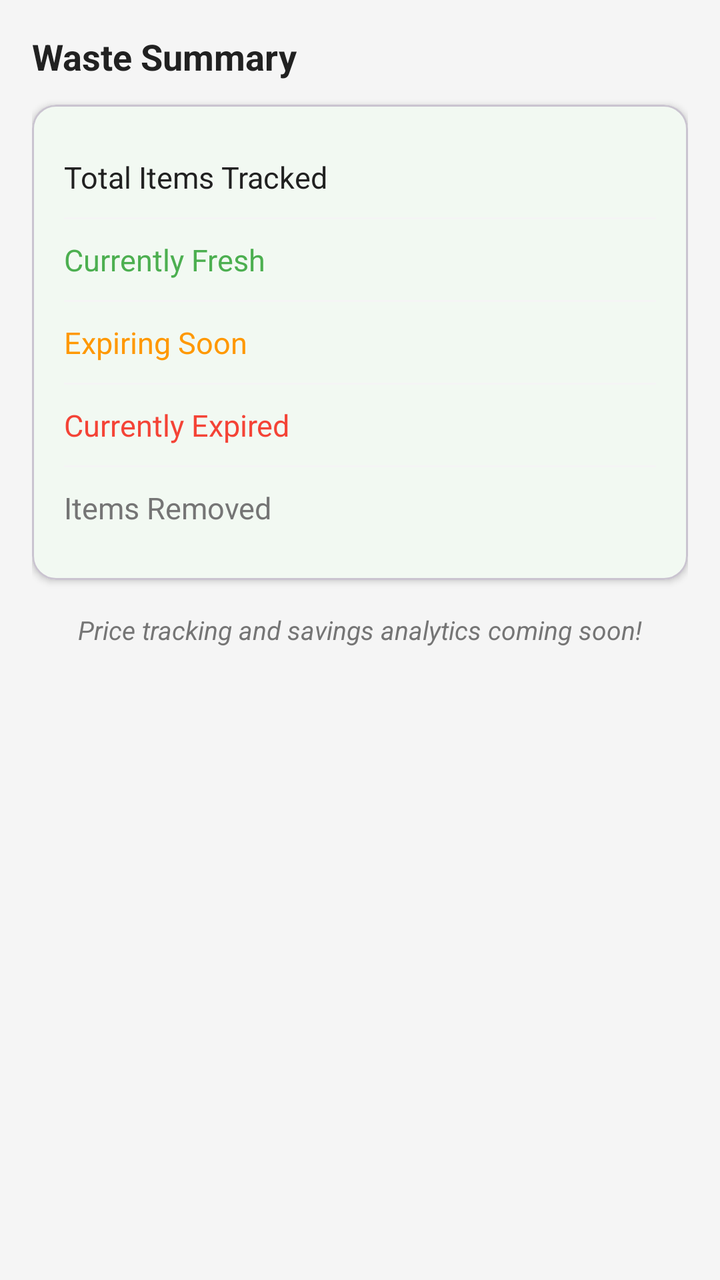
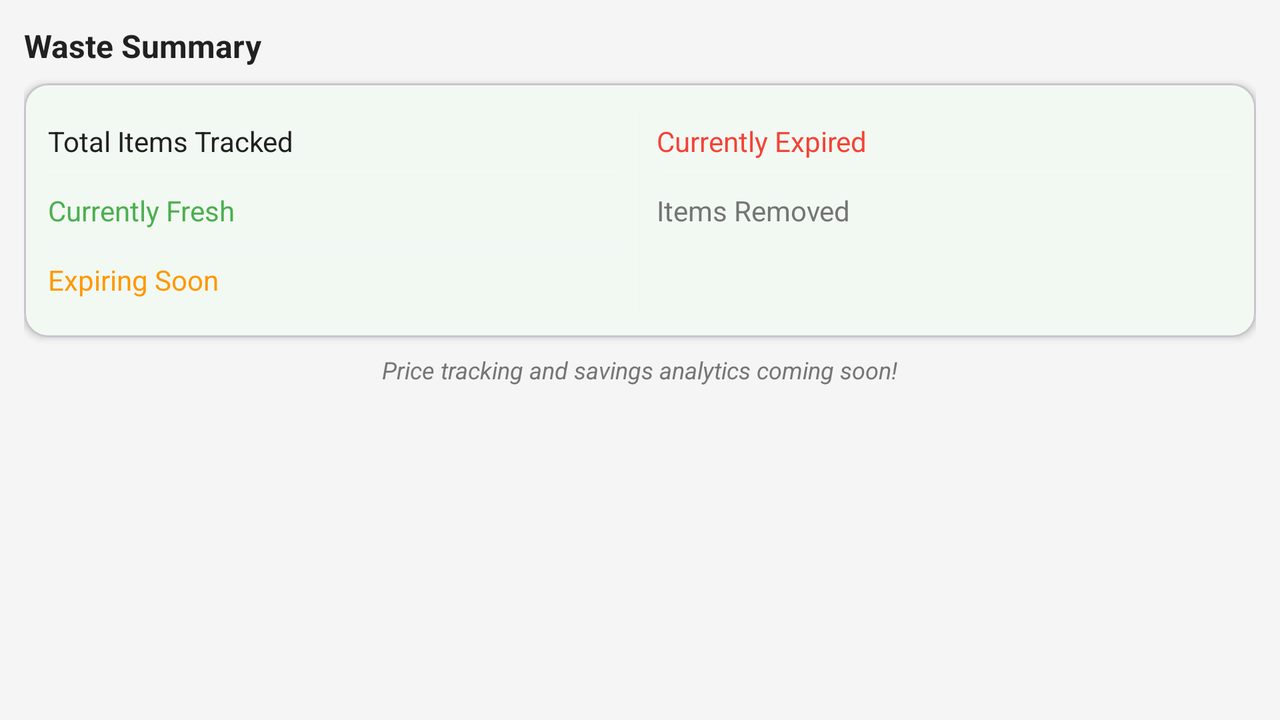

Compare how this app lays out the same screen by default and in its alternative resource folder. The renders come first, then the two layout files and the values they reference.
<!-- AndroidManifest.xml: application theme Theme.AlwaysFresh -->
<!-- res/layout/fragment_waste_analytics.xml -->
<?xml version="1.0" encoding="utf-8"?>
<androidx.constraintlayout.widget.ConstraintLayout
    xmlns:android="http://schemas.android.com/apk/res/android"
    xmlns:app="http://schemas.android.com/apk/res-auto"
    android:layout_width="match_parent"
    android:layout_height="match_parent"
    android:padding="16dp">

    <TextView
        android:id="@+id/tvWasteTitle"
        android:layout_width="wrap_content"
        android:layout_height="wrap_content"
        android:text="@string/waste_summary_title"
        android:textSize="18sp"
        android:textStyle="bold"
        android:textColor="@color/text_primary"
        app:layout_constraintTop_toTopOf="parent"
        app:layout_constraintStart_toStartOf="parent" />

    <com.google.android.material.card.MaterialCardView
        android:id="@+id/statsCard"
        android:layout_width="0dp"
        android:layout_height="wrap_content"
        android:layout_marginTop="12dp"
        app:cardElevation="2dp"
        app:cardCornerRadius="12dp"
        app:layout_constraintTop_toBottomOf="@id/tvWasteTitle"
        app:layout_constraintStart_toStartOf="parent"
        app:layout_constraintEnd_toEndOf="parent">

        <LinearLayout
            android:layout_width="match_parent"
            android:layout_height="wrap_content"
            android:orientation="vertical"
            android:padding="16dp">

            
            <LinearLayout
                android:layout_width="match_parent"
                android:layout_height="wrap_content"
                android:orientation="horizontal"
                android:gravity="center_vertical"
                android:paddingVertical="8dp">
                <TextView
                    android:layout_width="0dp"
                    android:layout_height="wrap_content"
                    android:layout_weight="1"
                    android:text="@string/total_tracked"
                    android:textSize="15sp"
                    android:textColor="@color/text_primary" />
                <TextView
                    android:id="@+id/tvTotalTracked"
                    android:layout_width="wrap_content"
                    android:layout_height="wrap_content"
                    android:textSize="18sp"
                    android:textStyle="bold"
                    android:textColor="@color/text_primary" />
            </LinearLayout>

            <View android:layout_width="match_parent" android:layout_height="1dp" android:background="@color/background_light" />

            
            <LinearLayout
                android:layout_width="match_parent"
                android:layout_height="wrap_content"
                android:orientation="horizontal"
                android:gravity="center_vertical"
                android:paddingVertical="8dp">
                <TextView
                    android:layout_width="0dp"
                    android:layout_height="wrap_content"
                    android:layout_weight="1"
                    android:text="@string/currently_fresh"
                    android:textSize="15sp"
                    android:textColor="@color/fresh_green" />
                <TextView
                    android:id="@+id/tvFreshCount"
                    android:layout_width="wrap_content"
                    android:layout_height="wrap_content"
                    android:textSize="18sp"
                    android:textStyle="bold"
                    android:textColor="@color/fresh_green" />
            </LinearLayout>

            <View android:layout_width="match_parent" android:layout_height="1dp" android:background="@color/background_light" />

            
            <LinearLayout
                android:layout_width="match_parent"
                android:layout_height="wrap_content"
                android:orientation="horizontal"
                android:gravity="center_vertical"
                android:paddingVertical="8dp">
                <TextView
                    android:layout_width="0dp"
                    android:layout_height="wrap_content"
                    android:layout_weight="1"
                    android:text="@string/currently_expiring"
                    android:textSize="15sp"
                    android:textColor="@color/warning_orange" />
                <TextView
                    android:id="@+id/tvExpiringCount"
                    android:layout_width="wrap_content"
                    android:layout_height="wrap_content"
                    android:textSize="18sp"
                    android:textStyle="bold"
                    android:textColor="@color/warning_orange" />
            </LinearLayout>

            <View android:layout_width="match_parent" android:layout_height="1dp" android:background="@color/background_light" />

            
            <LinearLayout
                android:layout_width="match_parent"
                android:layout_height="wrap_content"
                android:orientation="horizontal"
                android:gravity="center_vertical"
                android:paddingVertical="8dp">
                <TextView
                    android:layout_width="0dp"
                    android:layout_height="wrap_content"
                    android:layout_weight="1"
                    android:text="@string/currently_expired"
                    android:textSize="15sp"
                    android:textColor="@color/expired_red" />
                <TextView
                    android:id="@+id/tvExpiredCount"
                    android:layout_width="wrap_content"
                    android:layout_height="wrap_content"
                    android:textSize="18sp"
                    android:textStyle="bold"
                    android:textColor="@color/expired_red" />
            </LinearLayout>

            <View android:layout_width="match_parent" android:layout_height="1dp" android:background="@color/background_light" />

            
            <LinearLayout
                android:layout_width="match_parent"
                android:layout_height="wrap_content"
                android:orientation="horizontal"
                android:gravity="center_vertical"
                android:paddingVertical="8dp">
                <TextView
                    android:layout_width="0dp"
                    android:layout_height="wrap_content"
                    android:layout_weight="1"
                    android:text="@string/items_wasted"
                    android:textSize="15sp"
                    android:textColor="@color/text_secondary" />
                <TextView
                    android:id="@+id/tvWastedCount"
                    android:layout_width="wrap_content"
                    android:layout_height="wrap_content"
                    android:textSize="18sp"
                    android:textStyle="bold"
                    android:textColor="@color/text_secondary" />
            </LinearLayout>

        </LinearLayout>

    </com.google.android.material.card.MaterialCardView>

    <TextView
        android:id="@+id/tvComingSoon"
        android:layout_width="wrap_content"
        android:layout_height="wrap_content"
        android:layout_marginTop="16dp"
        android:text="@string/price_coming_soon"
        android:textSize="13sp"
        android:textColor="@color/text_secondary"
        android:textStyle="italic"
        app:layout_constraintTop_toBottomOf="@id/statsCard"
        app:layout_constraintStart_toStartOf="parent"
        app:layout_constraintEnd_toEndOf="parent" />

</androidx.constraintlayout.widget.ConstraintLayout>
<!-- resources referenced by this layout -->
<resources>
  <color name="background_light">#FFF5F5F5</color>
  <color name="expired_red">#FFF44336</color>
  <color name="fresh_green">#FF4CAF50</color>
  <color name="text_primary">#FF212121</color>
  <color name="text_secondary">#FF757575</color>
  <color name="warning_orange">#FFFF9800</color>
  <string name="currently_expired">Currently Expired</string>
  <string name="currently_expiring">Expiring Soon</string>
  <string name="currently_fresh">Currently Fresh</string>
  <string name="items_wasted">Items Removed</string>
  <string name="price_coming_soon">Price tracking and savings analytics coming soon!</string>
  <string name="total_tracked">Total Items Tracked</string>
  <string name="waste_summary_title">Waste Summary</string>
  <style name="Theme.AlwaysFresh" parent="Base.Theme.AlwaysFresh" />
  <style name="Base.Theme.AlwaysFresh" parent="Theme.Material3.DayNight.NoActionBar">
          <item name="colorPrimary">@color/fresh_green</item>
          <item name="colorOnPrimary">@color/white</item>
          <item name="colorPrimaryContainer">@color/light_green</item>
          <item name="colorSecondary">@color/warning_orange</item>
          <item name="android:statusBarColor">@color/primary_dark_green</item>
          <item name="android:colorBackground">@color/background_light</item>
          <item name="colorSurface">@color/card_background</item>
          <item name="colorSurfaceContainer">@color/card_background</item>
      </style>
  <color name="white">#FFFFFFFF</color>
  <color name="light_green">#FFC8E6C9</color>
  <color name="primary_dark_green">#FF388E3C</color>
  <color name="card_background">#FFFFFFFF</color>
</resources>
<!-- res/layout-land/fragment_waste_analytics.xml (the repository's variant of the layout above) -->
<!-- drawn on the phone turned sideways -->
<?xml version="1.0" encoding="utf-8"?>
<ScrollView xmlns:android="http://schemas.android.com/apk/res/android"
    xmlns:app="http://schemas.android.com/apk/res-auto"
    android:layout_width="match_parent"
    android:layout_height="match_parent"
    android:fillViewport="true">

    <androidx.constraintlayout.widget.ConstraintLayout
        android:layout_width="match_parent"
        android:layout_height="wrap_content"
        android:padding="12dp">

        <TextView
            android:id="@+id/tvWasteTitle"
            android:layout_width="wrap_content"
            android:layout_height="wrap_content"
            android:text="@string/waste_summary_title"
            android:textSize="16sp"
            android:textStyle="bold"
            android:textColor="@color/text_primary"
            app:layout_constraintTop_toTopOf="parent"
            app:layout_constraintStart_toStartOf="parent" />

        <com.google.android.material.card.MaterialCardView
            android:id="@+id/statsCard"
            android:layout_width="0dp"
            android:layout_height="wrap_content"
            android:layout_marginTop="8dp"
            app:cardElevation="2dp"
            app:cardCornerRadius="12dp"
            app:layout_constraintTop_toBottomOf="@id/tvWasteTitle"
            app:layout_constraintStart_toStartOf="parent"
            app:layout_constraintEnd_toEndOf="parent">

            <LinearLayout
                android:layout_width="match_parent"
                android:layout_height="wrap_content"
                android:orientation="horizontal"
                android:padding="12dp">

                
                <LinearLayout
                    android:layout_width="0dp"
                    android:layout_height="wrap_content"
                    android:layout_weight="1"
                    android:orientation="vertical"
                    android:paddingEnd="8dp">

                    
                    <LinearLayout
                        android:layout_width="match_parent"
                        android:layout_height="wrap_content"
                        android:orientation="horizontal"
                        android:gravity="center_vertical"
                        android:paddingVertical="6dp">
                        <TextView
                            android:layout_width="0dp"
                            android:layout_height="wrap_content"
                            android:layout_weight="1"
                            android:text="@string/total_tracked"
                            android:textSize="14sp"
                            android:textColor="@color/text_primary" />
                        <TextView
                            android:id="@+id/tvTotalTracked"
                            android:layout_width="wrap_content"
                            android:layout_height="wrap_content"
                            android:textSize="16sp"
                            android:textStyle="bold"
                            android:textColor="@color/text_primary" />
                    </LinearLayout>

                    <View
                        android:layout_width="match_parent"
                        android:layout_height="1dp"
                        android:background="@color/background_light" />

                    
                    <LinearLayout
                        android:layout_width="match_parent"
                        android:layout_height="wrap_content"
                        android:orientation="horizontal"
                        android:gravity="center_vertical"
                        android:paddingVertical="6dp">
                        <TextView
                            android:layout_width="0dp"
                            android:layout_height="wrap_content"
                            android:layout_weight="1"
                            android:text="@string/currently_fresh"
                            android:textSize="14sp"
                            android:textColor="@color/fresh_green" />
                        <TextView
                            android:id="@+id/tvFreshCount"
                            android:layout_width="wrap_content"
                            android:layout_height="wrap_content"
                            android:textSize="16sp"
                            android:textStyle="bold"
                            android:textColor="@color/fresh_green" />
                    </LinearLayout>

                    <View
                        android:layout_width="match_parent"
                        android:layout_height="1dp"
                        android:background="@color/background_light" />

                    
                    <LinearLayout
                        android:layout_width="match_parent"
                        android:layout_height="wrap_content"
                        android:orientation="horizontal"
                        android:gravity="center_vertical"
                        android:paddingVertical="6dp">
                        <TextView
                            android:layout_width="0dp"
                            android:layout_height="wrap_content"
                            android:layout_weight="1"
                            android:text="@string/currently_expiring"
                            android:textSize="14sp"
                            android:textColor="@color/warning_orange" />
                        <TextView
                            android:id="@+id/tvExpiringCount"
                            android:layout_width="wrap_content"
                            android:layout_height="wrap_content"
                            android:textSize="16sp"
                            android:textStyle="bold"
                            android:textColor="@color/warning_orange" />
                    </LinearLayout>

                </LinearLayout>

                
                <View
                    android:layout_width="1dp"
                    android:layout_height="match_parent"
                    android:background="@color/background_light" />

                
                <LinearLayout
                    android:layout_width="0dp"
                    android:layout_height="wrap_content"
                    android:layout_weight="1"
                    android:orientation="vertical"
                    android:paddingStart="8dp">

                    
                    <LinearLayout
                        android:layout_width="match_parent"
                        android:layout_height="wrap_content"
                        android:orientation="horizontal"
                        android:gravity="center_vertical"
                        android:paddingVertical="6dp">
                        <TextView
                            android:layout_width="0dp"
                            android:layout_height="wrap_content"
                            android:layout_weight="1"
                            android:text="@string/currently_expired"
                            android:textSize="14sp"
                            android:textColor="@color/expired_red" />
                        <TextView
                            android:id="@+id/tvExpiredCount"
                            android:layout_width="wrap_content"
                            android:layout_height="wrap_content"
                            android:textSize="16sp"
                            android:textStyle="bold"
                            android:textColor="@color/expired_red" />
                    </LinearLayout>

                    <View
                        android:layout_width="match_parent"
                        android:layout_height="1dp"
                        android:background="@color/background_light" />

                    
                    <LinearLayout
                        android:layout_width="match_parent"
                        android:layout_height="wrap_content"
                        android:orientation="horizontal"
                        android:gravity="center_vertical"
                        android:paddingVertical="6dp">
                        <TextView
                            android:layout_width="0dp"
                            android:layout_height="wrap_content"
                            android:layout_weight="1"
                            android:text="@string/items_wasted"
                            android:textSize="14sp"
                            android:textColor="@color/text_secondary" />
                        <TextView
                            android:id="@+id/tvWastedCount"
                            android:layout_width="wrap_content"
                            android:layout_height="wrap_content"
                            android:textSize="16sp"
                            android:textStyle="bold"
                            android:textColor="@color/text_secondary" />
                    </LinearLayout>

                </LinearLayout>

            </LinearLayout>

        </com.google.android.material.card.MaterialCardView>

        <TextView
            android:id="@+id/tvComingSoon"
            android:layout_width="wrap_content"
            android:layout_height="wrap_content"
            android:layout_marginTop="8dp"
            android:text="@string/price_coming_soon"
            android:textSize="12sp"
            android:textColor="@color/text_secondary"
            android:textStyle="italic"
            app:layout_constraintTop_toBottomOf="@id/statsCard"
            app:layout_constraintStart_toStartOf="parent"
            app:layout_constraintEnd_toEndOf="parent" />

    </androidx.constraintlayout.widget.ConstraintLayout>

</ScrollView>
